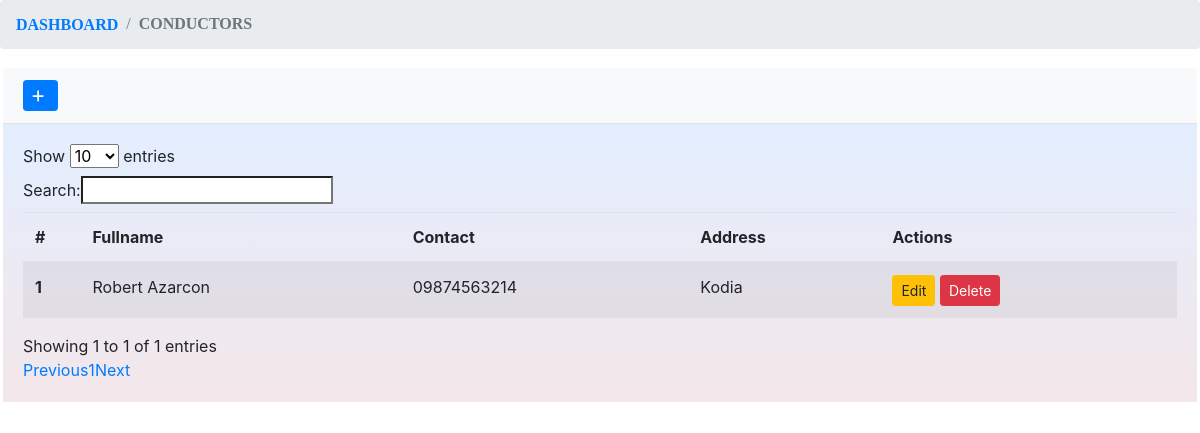
Screenshot of /admin/pages/conductor with the database file from the repository.
### tables this page shows
CREATE TABLE `tblconductor` (
  `id` int(11) NOT NULL,
  `name` varchar(250) NOT NULL,
  `liscenseNum` varchar(100) NOT NULL,
  `phone` varchar(150) NOT NULL,
  `address` varchar(250) NOT NULL,
  `driver_id` int(11) NOT NULL
);

### admin/pages/conductor.php (the view, shortened to what this page needs)
<!doctype html>
<html lang="en">
<head>
    <link rel="stylesheet" href="./assets/bootstrap/css/bootstrap.min.css" />
    <link rel="stylesheet" href="https://cdnjs.cloudflare.com/ajax/libs/font-awesome/4.7.0/css/font-awesome.min.css">
    <link rel="stylesheet" href="./assets/styles.css" />
</head>
<div>
    <nav aria-label="breadcrumb">
        <ol class="breadcrumb">
        <li class="breadcrumb-item"><a href="/onlinebusreservation/admin" style="font-family: 'Times New Roman', serif;"><b>DASHBOARD</b></a></li>
            <li class="breadcrumb-item active" aria-current="page" style="font-family: 'Times New Roman', serif;"><b>CONDUCTORS</b></li>
     </ol>
    </nav>
    <div class="card">
        <div class="card-header">
            <button type="button" class="btn btn-primary btn-sm" data-toggle="modal" data-target="#newDriverModal">
            <i class="fa fa-plus">  New Conductor </i>
            </button>
        </div>
        <div class="card-body" style="background-image: linear-gradient(to top, #f3e7e9 0%, #e3eeff 99%, #e3eeff 100%);">
            <table id="myTable" class="table table-striped">
                <thead>
                    <tr>
                        <th scope="col">#</th>
                        <th scope="col">Fullname</th>
                        <th scope="col">Contact</th>
                        <th scope="col">Address</th>
                        <th scope="col">Actions</th>
                    </tr>
                </thead>
                <tbody>
                    <?php
                    $result = mysqli_query($conn,"SELECT * FROM tblconductor");
                    $i=1;
                    while($row = mysqli_fetch_array($result)) {
                ?>
                    <tr id="<?php echo $row["id"]; ?>">
                        <th scope="row" data-label="#"> <?php echo $i; ?></th>
                        <td data-label="Fullname"><?php echo $row["name"]; ?></td>
                        <td data-label="Contact"><?php echo $row["phone"]; ?></td>
                        <td data-label="Address"><?php echo $row["address"]; ?></td>
                        <td data-label="Actions">
                            <a href="#driverEditModal" class="btn btn-sm btn-warning driverUpdate"
                                data-id="<?php echo $row["id"]; ?>" data-name="<?php echo $row["name"]; ?>"
                                data-phone="<?php echo $row["phone"]; ?>" data-address="<?php echo $row["address"]; ?>"
                                 data-toggle="modal">Edit</a>
                            <a href="#driverDeleteModal" class="btn btn-sm btn-danger driverDelete"
                                data-id="<?php echo $row["id"]; ?>" data-toggle="modal">Delete</a>
                        </td>
                    </tr>
                    <?php
				    $i++;
				    }
				?>
                </tbody>
            </table>
        </div>
    </div>
</div>

### assets/styles.css (style rules this page uses)
:root { --blue: #1e90ff; --white: #ffffff; --radius: 0.5rem; --clr-primary: #18ffff; --clr-primary-light: #adffff; --clr-primary-dark: #091034; --clr-gray100: #f9fbff; --clr-gray150: #f4f6fb; --clr-gray200: #eef1f6; --clr-gray300: #e1e5ee; --clr-gray400: #767b91; --clr-gray500: #4f546c; --clr-gray600: #2a324b; --clr-gray700: #161d34; --clr-bg: #060b23; }
* { margin: 0; padding: 0; box-sizing: border-box; }

### admin/pages/conductor.php (style rules this page uses)
.card { border: 3px solid transparent; border-radius: 5px; animation: ledBorder 1.5s infinite alternate; }
.card-header { background-color: #f8f9fa; border-bottom: 1px solid #dee2e6; }
.btn-primary { background-color: #007bff; border-color: #007bff; }
.fa-plus { margin-right: 5px; }

### rows the page displays
tblconductor: name "Robert Azarcon", phone "09874563214", address "Kodia"
